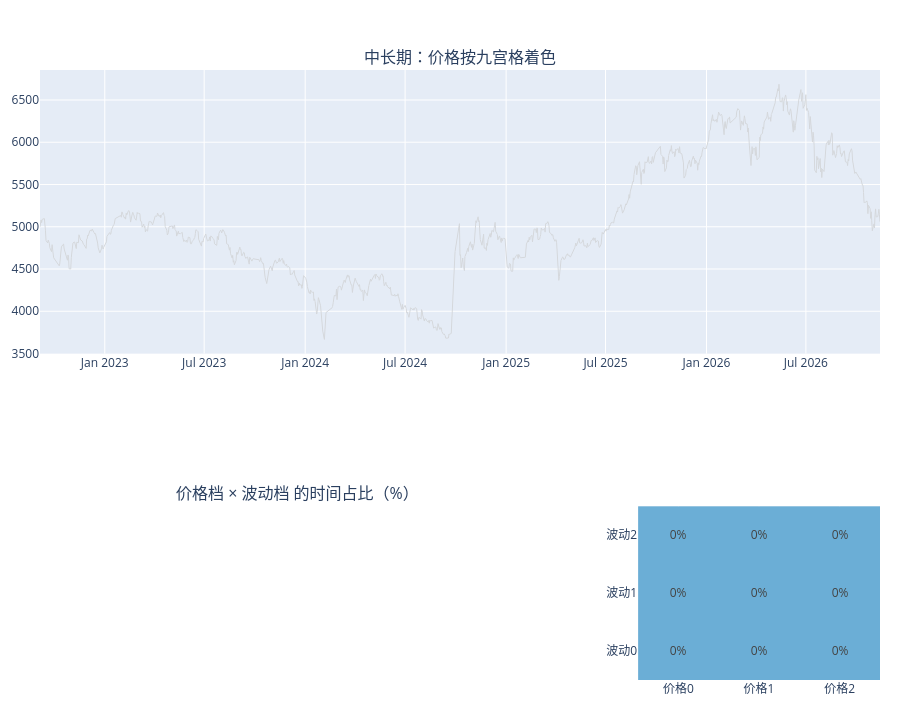

Source (notebook cell):
### Markdown cell above
## 七、中长期九宫格（长价格 × 长波动）

### Code cell
plot_grid('长价格', '长波动', '中长期').show()

### Figure 1 — Plotly figure (JSON) as saved in the notebook; plotly's stock layout.template omitted (floating-point values rounded to 4 significant figures; data arrays with more than 128 entries replaced by an {"elided": "..."} marker saying what was removed)
{"data": [{"line": {"color": "#D5D8DC", "width": 1}, "mode": "lines", "name": "价格", "showlegend": false, "type": "scatter", "x": {"elided": "1014 str values"}, "xaxis": "x", "y": {"elided": "1014 float values"}, "yaxis": "y"}, {"colorscale": [[0.0, "rgb(247,251,255)"], [0.125, "rgb(222,235,247)"], [0.25, "rgb(198,219,239)"], [0.375, "rgb(158,202,225)"], [0.5, "rgb(107,174,214)"], [0.625, "rgb(66,146,198)"], [0.75, "rgb(33,113,181)"], [0.875, "rgb(8,81,156)"], [1.0, "rgb(8,48,107)"]], "showscale": false, "text": [[0.0, 0.0, 0.0], [0.0, 0.0, 0.0], [0.0, 0.0, 0.0]], "texttemplate": "%{text}%", "type": "heatmap", "x": ["价格0", "价格1", "价格2"], "xaxis": "x3", "y": ["波动0", "波动1", "波动2"], "yaxis": "y3", "z": [[0.0, 0.0, 0.0], [0.0, 0.0, 0.0], [0.0, 0.0, 0.0]]}], "layout": {"annotations": [{"font": {"size": 16}, "showarrow": false, "text": "中长期：价格按九宫格着色", "x": 0.5, "xanchor": "center", "xref": "paper", "y": 1.0, "yanchor": "bottom", "yref": "paper"}, {"font": {"size": 16}, "showarrow": false, "text": "价格档 × 波动档 的时间占比（%）", "x": 0.306, "xanchor": "center", "xref": "paper", "y": 0.285, "yanchor": "bottom", "yref": "paper"}], "height": 720, "hovermode": "closest", "legend": {"orientation": "h", "y": 1.06, "yanchor": "bottom"}, "margin": {"b": 40, "l": 40, "r": 20, "t": 70}, "xaxis": {"anchor": "y", "domain": [0.0, 1.0]}, "xaxis2": {"anchor": "y2", "domain": [0.0, 0.612]}, "xaxis3": {"anchor": "y3", "domain": [0.712, 1.0]}, "yaxis": {"anchor": "x", "domain": [0.535, 1.0]}, "yaxis2": {"anchor": "x2", "domain": [0.0, 0.285], "title": {"text": "价格"}}, "yaxis3": {"anchor": "x3", "domain": [0.0, 0.285]}}}
